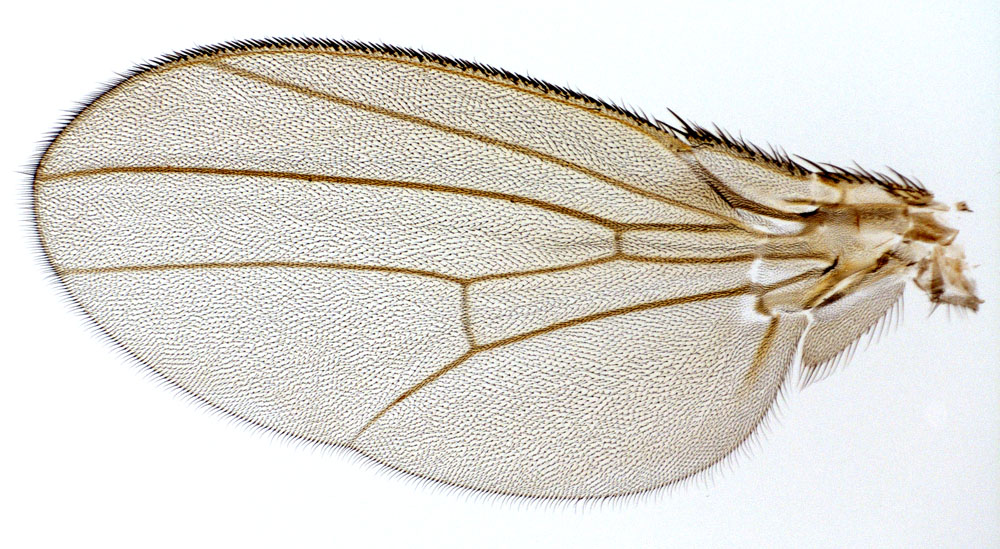
%> input picture 58046fruitfl.jpg, 1000 x 549 px
$ octave Find_Moment.m   (GNU Octave 9; MATLAB toolbox functions it lacks are replaced by stand-ins)
%> lines starting %> are read from the running program, lines starting %| are printed output that depends on the picture; in (x1, y1, x2, y2) boxes, pixels count from 0 and x2, y2 are one past the last pixel; in counts of white or black regions, pixels touching at a corner belong together; the program's own positions count from 1
%this code imports an image of the wing and uses it to find the moment of
%inertia by dividing it into finite elements

%we assume the mass and wing dimensions are knows

%loads image
wing_image=imread('58046fruitfl.jpg');
%> wing_image is the input picture: size 549x1000x3 uint8; mean R, G, B 220.9, 217.4, 210.2
imshow(wing_image)

%turn image to greyscale
wing_GreyScale=rgb2gray(wing_image);
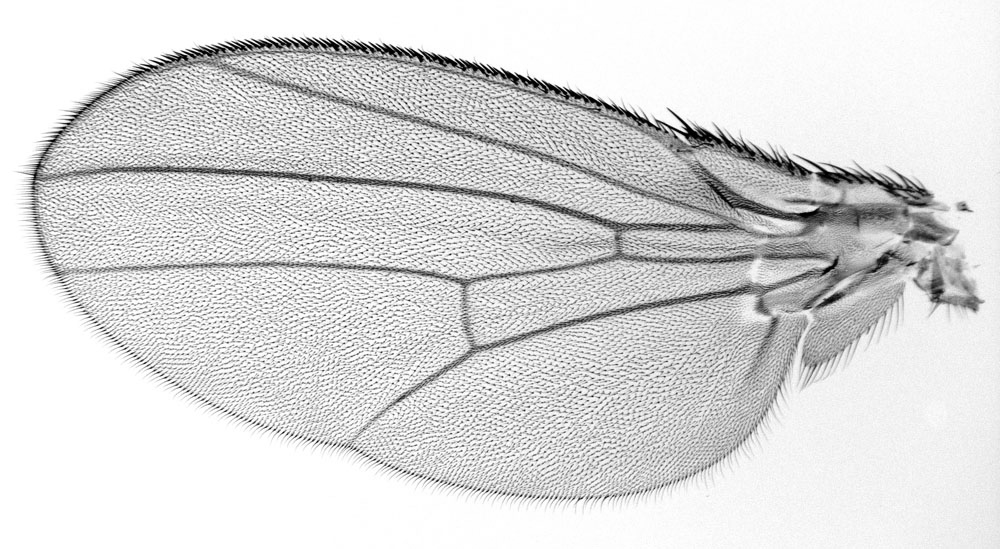
%> wing_GreyScale: size 549x1000 uint8; min 0, max 255, mean 217.6
imshow(wing_GreyScale)

%% binarize image
SE = strel('square',9);
SE2 = strel('square',11);
binarized_wing_1=imdilate(imerode(imbinarize(wing_GreyScale,0.875),SE),SE);
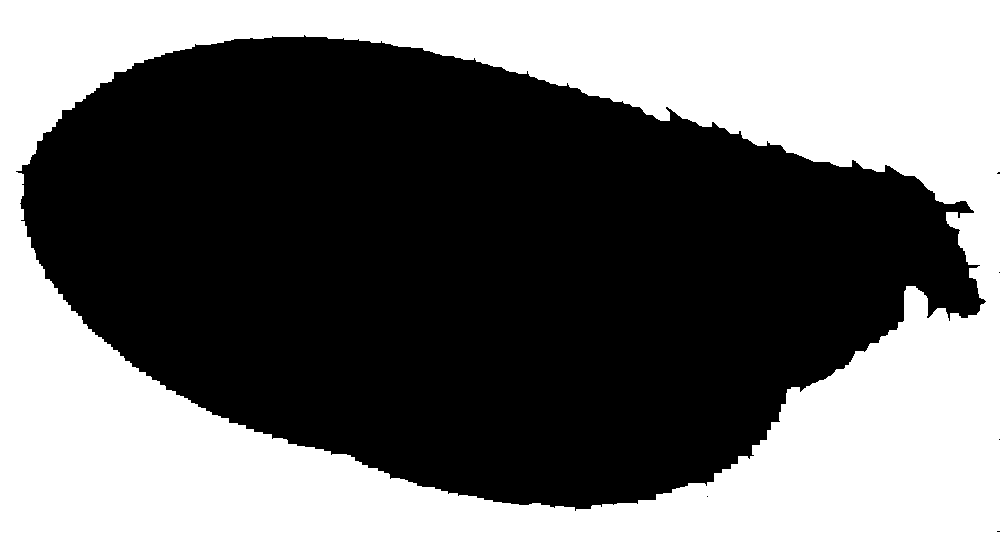
%> binarized_wing_1: size 549x1000 logical; 44.1% white; 1 white region, box (x1, y1, x2, y2) and area: (0, 0, 1000, 549) 241841
binarized_wing_2=imdilate(binarized_wing_1,SE2);
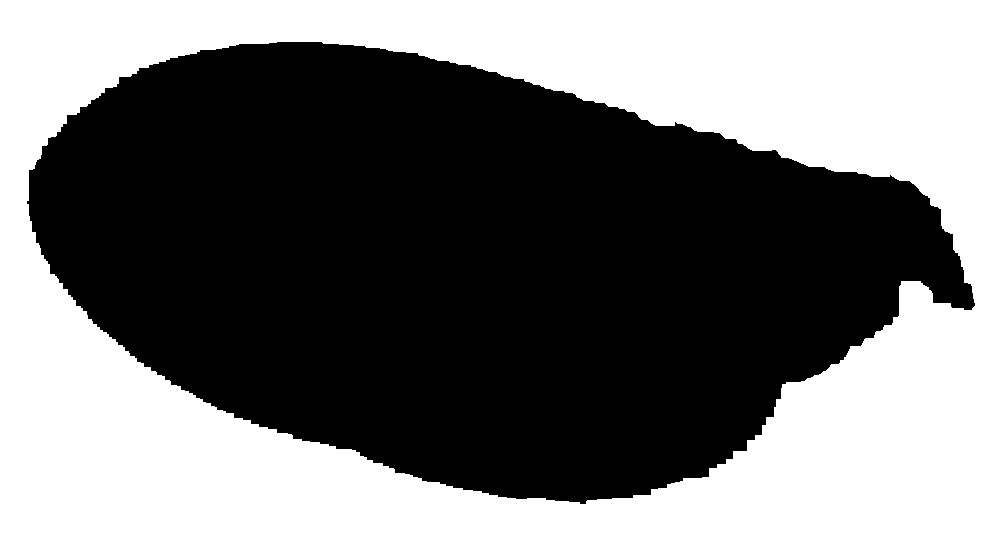
%> binarized_wing_2: size 549x1000 logical; 46.8% white; 1 white region, box (x1, y1, x2, y2) and area: (0, 0, 1000, 549) 257100
imshow(binarized_wing_1)
figure
imshow(binarized_wing_2)
%% Find the contour of the wing
[C, h]=imcontour(binarized_wing_2,1);
%> C = 2896 columns, first 8: [0.5 277.5 278 279 280 281 282 283; 2895 43 42.5 42.5 42.5 42.5 42.5 42.5]; h = -75.44
C_1=[C(1,2:end),C(2,2:end)];
%> C_1 = 5790 values, max 975.5 at index 975, min 27.5 at index 2484, mean 382
